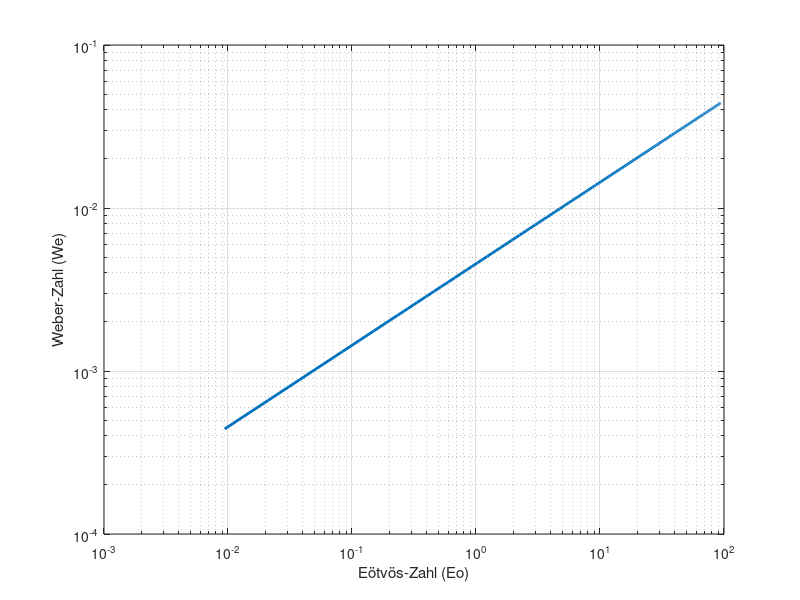

Source code (MATLAB):
% Physikalische Parameter
rho = 1.27;        % Dichte [kg/m^3]
delta_rho = 6900;  % Dichtedifferenz [kg/m^3]
sigma = 0.072;     % Oberflächenspannung [N/m]
g = 9.81;          % Erdbeschleunigung [m/s^2]
v = 0.5;           % Geschwindigkeit [m/s]

% Charakteristische Länge
L = linspace(1e-4, 1e-2, 200); % [m]

% Dimensionslose Kennzahlen
Eo = (delta_rho .* g .* L.^2) ./ sigma; % Gravitationskräfte zu Oberflächenspannungskräfte
We = (rho .* v.^2 .* L) ./ sigma;       % Trägheitskräfte zu Oberflächenspannungskräfte

% Plot
figure
loglog(Eo, We, 'LineWidth', 2)
xlabel('Eötvös-Zahl (Eo)')
ylabel('Weber-Zahl (We)')
grid on
